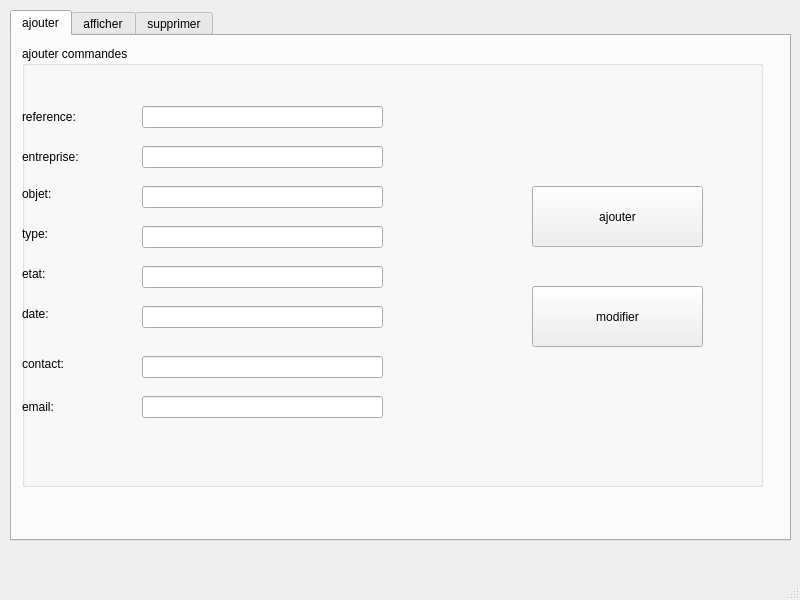
<?xml version="1.0" encoding="UTF-8"?>
<ui version="4.0">
 <class>MainWindow</class>
 <widget class="QMainWindow" name="MainWindow">
  <property name="geometry">
   <rect>
    <x>0</x>
    <y>0</y>
    <width>800</width>
    <height>600</height>
   </rect>
  </property>
  <property name="windowTitle">
   <string>gestion des commandes</string>
  </property>
  <widget class="QWidget" name="centralwidget">
   <widget class="QTabWidget" name="tabWidget">
    <property name="geometry">
     <rect>
      <x>10</x>
      <y>10</y>
      <width>781</width>
      <height>531</height>
     </rect>
    </property>
    <property name="currentIndex">
     <number>0</number>
    </property>
    <widget class="QWidget" name="widget">
     <attribute name="title">
      <string>ajouter</string>
     </attribute>
     <widget class="QGroupBox" name="groupBox">
      <property name="geometry">
       <rect>
        <x>10</x>
        <y>10</y>
        <width>741</width>
        <height>441</height>
       </rect>
      </property>
      <property name="title">
       <string>ajouter commandes</string>
      </property>
      <widget class="QLabel" name="label">
       <property name="geometry">
        <rect>
         <x>0</x>
         <y>60</y>
         <width>151</width>
         <height>21</height>
        </rect>
       </property>
       <property name="text">
        <string>reference:</string>
       </property>
      </widget>
      <widget class="QLabel" name="label_2">
       <property name="geometry">
        <rect>
         <x>0</x>
         <y>100</y>
         <width>121</width>
         <height>21</height>
        </rect>
       </property>
       <property name="text">
        <string>entreprise:</string>
       </property>
      </widget>
      <widget class="QLabel" name="label_3">
       <property name="geometry">
        <rect>
         <x>0</x>
         <y>140</y>
         <width>111</width>
         <height>16</height>
        </rect>
       </property>
       <property name="text">
        <string>objet:</string>
       </property>
      </widget>
      <widget class="QLabel" name="label_4">
       <property name="geometry">
        <rect>
         <x>0</x>
         <y>180</y>
         <width>101</width>
         <height>16</height>
        </rect>
       </property>
       <property name="text">
        <string>type:</string>
       </property>
      </widget>
      <widget class="QLabel" name="label_5">
       <property name="geometry">
        <rect>
         <x>0</x>
         <y>220</y>
         <width>121</width>
         <height>16</height>
        </rect>
       </property>
       <property name="text">
        <string>etat:</string>
       </property>
      </widget>
      <widget class="QLabel" name="label_6">
       <property name="geometry">
        <rect>
         <x>0</x>
         <y>260</y>
         <width>131</width>
         <height>16</height>
        </rect>
       </property>
       <property name="text">
        <string>date:</string>
       </property>
      </widget>
      <widget class="QLabel" name="label_7">
       <property name="geometry">
        <rect>
         <x>0</x>
         <y>310</y>
         <width>141</width>
         <height>16</height>
        </rect>
       </property>
       <property name="text">
        <string>contact:</string>
       </property>
      </widget>
      <widget class="QLabel" name="label_8">
       <property name="geometry">
        <rect>
         <x>0</x>
         <y>350</y>
         <width>151</width>
         <height>21</height>
        </rect>
       </property>
       <property name="text">
        <string>email:</string>
       </property>
      </widget>
      <widget class="QLineEdit" name="reference">
       <property name="geometry">
        <rect>
         <x>120</x>
         <y>60</y>
         <width>241</width>
         <height>22</height>
        </rect>
       </property>
      </widget>
      <widget class="QLineEdit" name="entreprise">
       <property name="geometry">
        <rect>
         <x>120</x>
         <y>100</y>
         <width>241</width>
         <height>22</height>
        </rect>
       </property>
      </widget>
      <widget class="QLineEdit" name="objet">
       <property name="geometry">
        <rect>
         <x>120</x>
         <y>140</y>
         <width>241</width>
         <height>22</height>
        </rect>
       </property>
      </widget>
      <widget class="QLineEdit" name="type">
       <property name="geometry">
        <rect>
         <x>120</x>
         <y>180</y>
         <width>241</width>
         <height>22</height>
        </rect>
       </property>
      </widget>
      <widget class="QLineEdit" name="etat">
       <property name="geometry">
        <rect>
         <x>120</x>
         <y>220</y>
         <width>241</width>
         <height>22</height>
        </rect>
       </property>
      </widget>
      <widget class="QLineEdit" name="date">
       <property name="geometry">
        <rect>
         <x>120</x>
         <y>260</y>
         <width>241</width>
         <height>22</height>
        </rect>
       </property>
      </widget>
      <widget class="QLineEdit" name="contact">
       <property name="geometry">
        <rect>
         <x>120</x>
         <y>310</y>
         <width>241</width>
         <height>22</height>
        </rect>
       </property>
      </widget>
      <widget class="QLineEdit" name="Email">
       <property name="geometry">
        <rect>
         <x>120</x>
         <y>350</y>
         <width>241</width>
         <height>22</height>
        </rect>
       </property>
      </widget>
      <widget class="QPushButton" name="modifier">
       <property name="geometry">
        <rect>
         <x>510</x>
         <y>240</y>
         <width>171</width>
         <height>61</height>
        </rect>
       </property>
       <property name="text">
        <string>modifier</string>
       </property>
      </widget>
      <widget class="QPushButton" name="ajouter">
       <property name="geometry">
        <rect>
         <x>510</x>
         <y>140</y>
         <width>171</width>
         <height>61</height>
        </rect>
       </property>
       <property name="text">
        <string>ajouter</string>
       </property>
      </widget>
     </widget>
    </widget>
    <widget class="QWidget" name="tab_2">
     <attribute name="title">
      <string>afficher</string>
     </attribute>
     <widget class="QTableView" name="tab_commandes">
      <property name="geometry">
       <rect>
        <x>10</x>
        <y>10</y>
        <width>751</width>
        <height>461</height>
       </rect>
      </property>
     </widget>
    </widget>
    <widget class="QWidget" name="tab_4">
     <attribute name="title">
      <string>supprimer</string>
     </attribute>
     <widget class="QGroupBox" name="groupBox_2">
      <property name="geometry">
       <rect>
        <x>30</x>
        <y>20</y>
        <width>701</width>
        <height>451</height>
       </rect>
      </property>
      <property name="title">
       <string>supprimer commandes</string>
      </property>
      <widget class="QLabel" name="label_9">
       <property name="geometry">
        <rect>
         <x>50</x>
         <y>100</y>
         <width>131</width>
         <height>31</height>
        </rect>
       </property>
       <property name="text">
        <string>reference</string>
       </property>
      </widget>
      <widget class="QLineEdit" name="ref">
       <property name="geometry">
        <rect>
         <x>230</x>
         <y>91</y>
         <width>261</width>
         <height>41</height>
        </rect>
       </property>
      </widget>
      <widget class="QPushButton" name="supprimer">
       <property name="geometry">
        <rect>
         <x>210</x>
         <y>250</y>
         <width>231</width>
         <height>41</height>
        </rect>
       </property>
       <property name="text">
        <string>supprimer</string>
       </property>
      </widget>
     </widget>
    </widget>
   </widget>
  </widget>
  <widget class="QMenuBar" name="menubar">
   <property name="geometry">
    <rect>
     <x>0</x>
     <y>0</y>
     <width>800</width>
     <height>26</height>
    </rect>
   </property>
  </widget>
  <widget class="QStatusBar" name="statusbar"/>
 </widget>
 <resources/>
 <connections/>
</ui>
